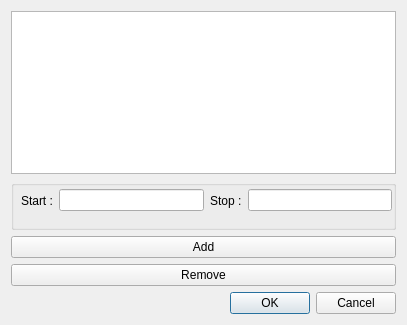
<?xml version="1.0" encoding="UTF-8"?>
<ui version="4.0">
 <class>AddSequenceDialog</class>
 <widget class="QDialog" name="AddSequenceDialog">
  <property name="geometry">
   <rect>
    <x>0</x>
    <y>0</y>
    <width>407</width>
    <height>325</height>
   </rect>
  </property>
  <property name="windowTitle">
   <string>Dialog</string>
  </property>
  <layout class="QVBoxLayout" name="verticalLayout">
   <item>
    <widget class="QListView" name="lstSequences"/>
   </item>
   <item>
    <widget class="QGroupBox" name="groupBox">
     <property name="minimumSize">
      <size>
       <width>0</width>
       <height>50</height>
      </size>
     </property>
     <property name="title">
      <string/>
     </property>
     <widget class="QWidget" name="horizontalLayoutWidget">
      <property name="geometry">
       <rect>
        <x>10</x>
        <y>0</y>
        <width>371</width>
        <height>41</height>
       </rect>
      </property>
      <layout class="QHBoxLayout" name="horizontalLayout">
       <item>
        <widget class="QLabel" name="label">
         <property name="text">
          <string>Start :</string>
         </property>
        </widget>
       </item>
       <item>
        <widget class="QLineEdit" name="txtStart"/>
       </item>
       <item>
        <widget class="QLabel" name="label_2">
         <property name="text">
          <string>Stop :</string>
         </property>
        </widget>
       </item>
       <item>
        <widget class="QLineEdit" name="txtEnd"/>
       </item>
      </layout>
     </widget>
    </widget>
   </item>
   <item>
    <widget class="QPushButton" name="pushButton">
     <property name="text">
      <string>Add</string>
     </property>
    </widget>
   </item>
   <item>
    <widget class="QPushButton" name="pushButton_2">
     <property name="text">
      <string>Remove</string>
     </property>
    </widget>
   </item>
   <item>
    <widget class="QDialogButtonBox" name="buttonBox">
     <property name="orientation">
      <enum>Qt::Horizontal</enum>
     </property>
     <property name="standardButtons">
      <set>QDialogButtonBox::Cancel|QDialogButtonBox::Ok</set>
     </property>
    </widget>
   </item>
  </layout>
 </widget>
 <resources/>
 <connections>
  <connection>
   <sender>buttonBox</sender>
   <signal>accepted()</signal>
   <receiver>AddSequenceDialog</receiver>
   <slot>accept()</slot>
   <hints>
    <hint type="sourcelabel">
     <x>248</x>
     <y>254</y>
    </hint>
    <hint type="destinationlabel">
     <x>157</x>
     <y>274</y>
    </hint>
   </hints>
  </connection>
  <connection>
   <sender>buttonBox</sender>
   <signal>rejected()</signal>
   <receiver>AddSequenceDialog</receiver>
   <slot>reject()</slot>
   <hints>
    <hint type="sourcelabel">
     <x>316</x>
     <y>260</y>
    </hint>
    <hint type="destinationlabel">
     <x>286</x>
     <y>274</y>
    </hint>
   </hints>
  </connection>
 </connections>
</ui>
